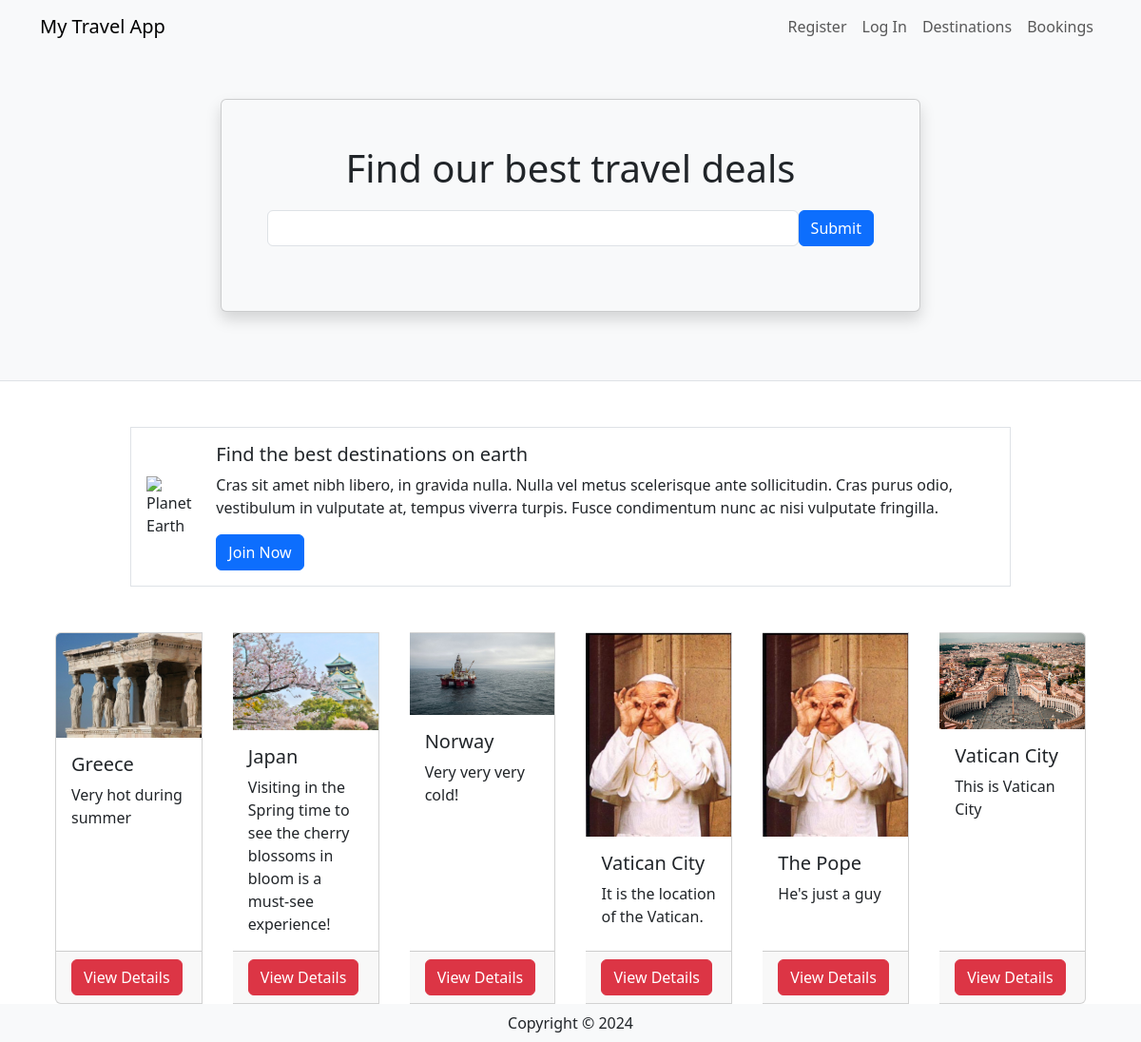
The page / on the database its author committed.
### travel/models.py (models this page shows, shortened)
class Destination(db.Model):
    __tablename__ = 'destinations'
    id = db.Column(db.Integer, primary_key=True)
    name = db.Column(db.String(80))
    description = db.Column(db.String(200))
    image = db.Column(db.String(400))
    currency = db.Column(db.String(3))
    comments = db.relationship('Comment', backref='destination')

### travel/views.py (the view)
@mainbp.route('/')
def index():
    destinations = db.session.scalars(db.select(Destination)).all()
    return render_template('index.html', destinations=destinations)

### travel/templates/index.html
{% extends 'base.html' %}
{% block header %}
      <div class="container">
         <div class="row justify-content-center mt-5 pb-4">
            <div class="col-md-8">
               <div class="card shadow p-5 mb-5 bg-light">
                  <h1 class="text-center mb-3">Find our best travel deals</h1>
                  <form class="form-inline d-flex flex-nowrap" action="{{url_for('main.search')}}" >
                     <input type="text" name="search" class="form-control flex-grow-1 my-1 mr-sm-2" id="SearchForm">
                     <button type="submit" class="flex-shrink-1 btn btn-primary my-1">Submit</button>
                   </form>
               </div>
            </div>
         </div>
      </div>
{% endblock %}
{% block content %}
      <div class="container">
         <div class="row mt-5 mb-5 justify-content-center">
            <div class="col-md-10">
               <div class="media border p-3 d-flex justify-content-start">
                  <img class="align-self-center me-3" style="max-width:120px"
                     src="https://upload.wikimedia.org/wikipedia/commons/thumb/2/22/Earth_Western_Hemisphere_transparent_background.png/600px-Earth_Western_Hemisphere_transparent_background.png"
                     alt="Planet Earth">
                  <div class="align-self-center media-body">
                     <h5 class="mt-0">Find the best destinations on earth</h5>
                     <p class="d-none d-sm-block">Cras sit amet nibh libero, in gravida nulla. Nulla vel metus
                        scelerisque ante sollicitudin. Cras purus odio, vestibulum in vulputate at, tempus viverra
                        turpis. Fusce condimentum nunc ac nisi vulputate fringilla.</p>
                     <a href="#" class="btn btn-primary">Join Now</a>
                  </div>
               </div>
            </div>
         </div>
         <div class="card-group">
            {% for destination in destinations %}
            <div class="card mx-3">
               <img class="card-img-top"
                  src="{{ destination.image }}" alt="destination picture">
               <div class="card-body">
                  <h5 class="card-title">{{ destination.name }}</h5>
                  <p class="card-text">{{ destination.description }}</p>
               </div>
               <div class="card-footer"><a href="{{ url_for('destination.show', id=destination.id) }}" class ="btn btn-danger"> View Details </a></div>
            </div>
            {% endfor %}
         </div>
      </div>
{% endblock %}

### travel/templates/base.html (shortened to what this page needs)
<html>
<head>
   <link href="https://cdn.jsdelivr.net/npm/bootstrap@5.3.2/dist/css/bootstrap.min.css" rel="stylesheet">
</head>
<body>
   <header class="bg-light border-bottom">
      <nav class="navbar navbar-expand-lg navbar-light bg-light">
         <div class="container">
            <a href="/" class="navbar-brand">My Travel App</a>
            <div class="collapse navbar-collapse justify-content-end" id="navbarSupportedContent">
               <div class="navbar-nav ml-auto">
                  {% if current_user.is_authenticated %}
                     <a class="nav-item nav-link disabled text-muted" href="#">Welcome {{current_user.name}}</a>
                     <a class="nav-item nav-link" href="{{ url_for('auth.logout') }}">Log Out</a>
                  {% else %}
                     <a class="nav-item nav-link" href="{{ url_for('auth.register') }}">Register</a>
                     <a class="nav-item nav-link" href="{{ url_for('auth.login') }}">Log In</a>
                  {% endif %}
                  <a class="nav-item nav-link" href="{{ url_for('destination.create') }}">Destinations</a>
                  <a class="nav-item nav-link" href="#">Bookings</a>
               </div>
            </div>
         </div>
      </nav>
      {% block header %}
      {% endblock %}
   </header>
   {% block content %}
   {% endblock %}
    <footer class="footer">
        <div class="text-center py-2 bg-light">
            <span class="text-dark">Copyright &copy; {{ year }}</span>
        </div>
    </footer>
   </body>
</html>

### rows shown on the page
Destination: image (picture), name "Greece", description "Very hot during summer"
Destination: image (picture), name "Japan", description "Visiting in the Spring time to see the cherry blossoms in bloom is a must-see experience!"
Destination: image (picture), name "Norway", description "Very very very cold!"
Destination: image (picture), name "Vatican City", description "It is the location of the Vatican."
Destination: image (picture), name "The Pope", description "He's just a guy"
Destination: image (picture), name "Vatican City", description "This is Vatican City"
